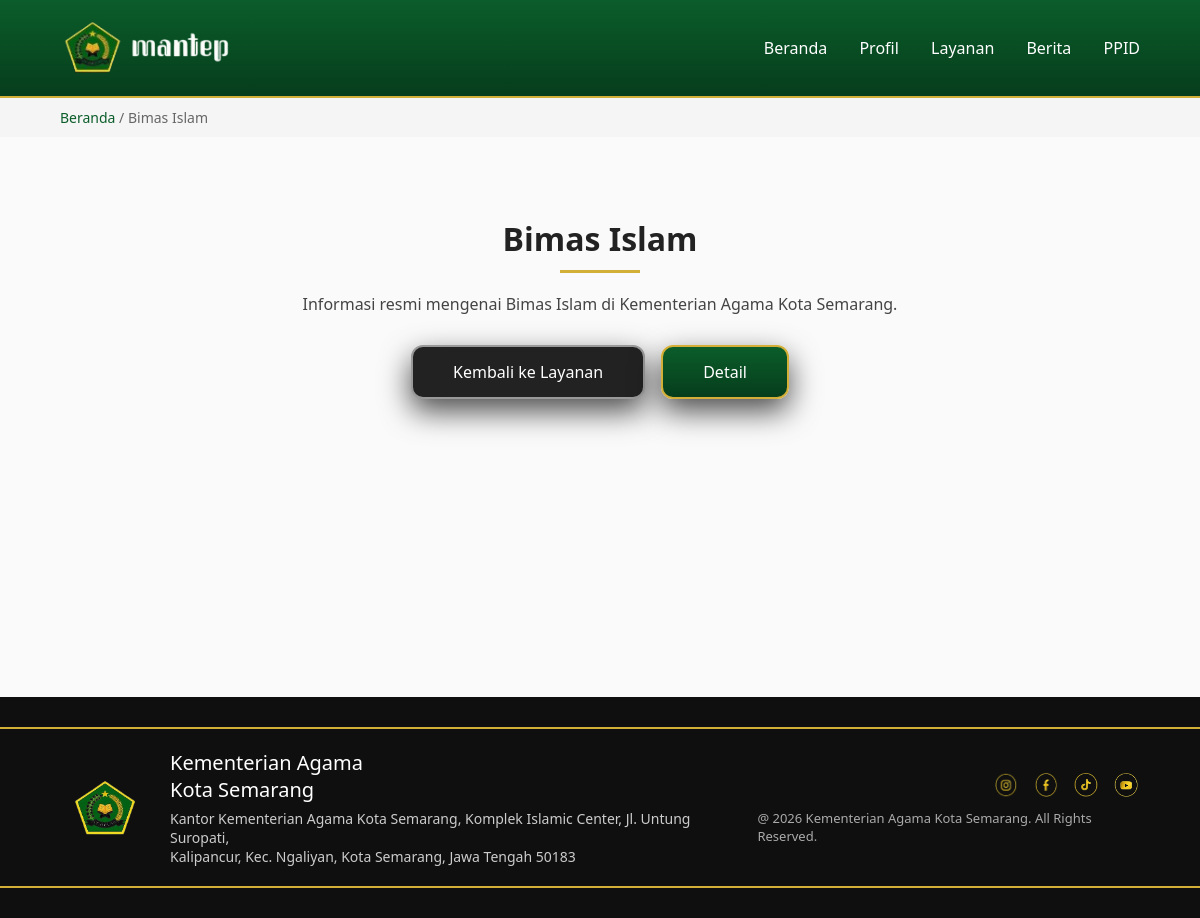
The app's page /bidang.php?id=bimas-islam with its own data.
### tables this page shows
CREATE TABLE `profil_bidang` (
  `id_profil` int(11) NOT NULL,
  `id_bidang` int(11) DEFAULT NULL,
  `judul` varchar(150) DEFAULT NULL,
  `deskripsi` text DEFAULT NULL,
  `punya_detail` tinyint(1) DEFAULT NULL
);

CREATE TABLE `bidang` (
  `id_bidang` int(11) NOT NULL,
  `slug` varchar(100) DEFAULT NULL,
  `nama_bidang` varchar(100) DEFAULT NULL,
  `icon` varchar(100) DEFAULT NULL,
  `urutan` int(11) DEFAULT NULL
);

### bidang.php (the view, shortened to what this page needs)
<?php
include 'config/db.php';
$slug = $_GET['id'] ?? 'berita';
$q = mysqli_query($conn, "SELECT b.*, p.id_profil, p.deskripsi, p.punya_detail
                          FROM bidang b
                          JOIN profil_bidang p ON b.id_bidang = p.id_bidang
                          WHERE b.slug='$slug'");
$data = mysqli_fetch_assoc($q);
if (!$data) {
  $judul = "Bidang Tidak Ditemukan";
  $deskripsi = "Data bidang yang Anda cari tidak tersedia.";
  $punyaDetail = false;
} else {
  $judul = $data['nama_bidang'];
  $deskripsi = $data['deskripsi'];
  $punyaDetail = $data['punya_detail'];
}
?>
<!DOCTYPE html>
<html lang="id">
<head>
  <link rel="stylesheet" href="css/style.css">
</head>
<body>
<?php include 'partials/navbar.php'; ?>
<div style="background:#f5f5f5;padding:10px 0;">
  <div class="container" style="font-size:14px;color:#666;">
    <a href="index.php" style="color:#0b5d2a;text-decoration:none;">Beranda</a>
    <span> / </span>
    <span><?php echo $judul; ?></span>
  </div>
</div>
<section class="tentang" style="min-height:70vh;">
  <div class="container">
    <h2 class="section-title"><?php echo $judul; ?></h2>
    <div style="max-width:800px;margin:20px auto;text-align:center;color:#444;">
      <?php echo $deskripsi; ?>
    </div>
    <div style="text-align:center; margin-top:30px; display:flex; gap:16px; justify-content:center; flex-wrap:wrap;">
  <a href="index.php#layanan" class="btn-primary" style="background:#222;border-color:#999;">
    Kembali ke Layanan
  </a>
  <?php if ($slug == 'pengaduan'): ?>
    <a href="https://wa.me/6285156575392" target="_blank" class="btn-primary">
      Hubungi WA SALAMAN
    </a>
  <?php elseif ($punyaDetail): ?>
    <a href="?id=<?php echo $slug; ?>&detail=1" class="btn-primary">
      Detail
    </a>
  <?php endif; ?>
</div>
  </div>
</section>
<?php include 'partials/footer.php'; ?>
</body>
</html>

### css/style.css (style rules this page uses)
* { margin: 0; padding: 0; box-sizing: border-box; }
:root { --green: #0b5d2a; --green-dark: #063d1c; --gold: #d4af37; --black: #0f0f0f; --white: #ffffff; }
body { font-family: "Segoe UI", Tahoma, sans-serif; color: #222; background: #fff; }
.container { width: 90%; max-width: 1200px; margin: auto; }
.btn-primary { position: relative; z-index: 4; display: inline-block; padding: 14px 40px; border-radius: 12px; background: linear-gradient(180deg, #0b5d2a, #063d1c); color: var(--white); text-decoration: none; border: 2px solid var(--gold); box-shadow: 0 12px 30px rgba(0,0,0,0.7); transition: 0.3s; }
.section-title { text-align: center; margin-bottom: 20px; font-size: 32px; position: relative; }
.section-title::after { content: ""; width: 80px; height: 3px; background: var(--gold); display: block; margin: 10px auto 0; }
.tentang { padding: 80px 0; background: #fafafa; }

### records on screen
profil_bidang: id_bidang.nama_bidang "Bimas Islam", deskripsi "Informasi resmi mengenai Bimas Islam di Kementerian Agama Kota Semarang."
